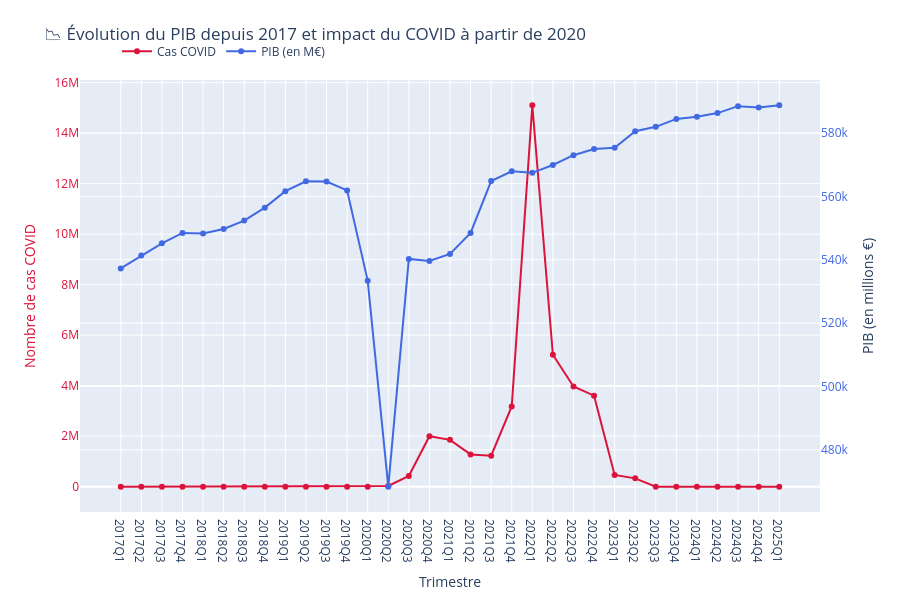

Notebook code for this chart:
### Code cell
import pandas as pd
import plotly.graph_objects as go

df_pib = pd.read_csv("/Users/ryangirard/PROJET-FIL-ROUGE/PROJET_FIL_ROUGE/data/PIB/CLVMNACSCAB1GQFR.csv")
df_pib = df_pib.rename(columns={"CLVMNACSCAB1GQFR": "PIB"})
df_pib["observation_date"] = pd.to_datetime(df_pib["observation_date"])
df_pib = df_pib[df_pib["observation_date"] >= "2017-01-01"]
df_pib["trimestre"] = df_pib["observation_date"].dt.to_period("Q").astype(str)
df_pib = df_pib[["trimestre", "PIB"]]

df_covid = pd.read_csv("/Users/ryangirard/PROJET-FIL-ROUGE/PROJET_FIL_ROUGE/data/COVID/sp-dep-jour-2023-06-30-16h26.csv", sep=";", dtype=str)
df_covid = df_covid[df_covid["cl_age90"] == "0"]
df_covid["jour"] = pd.to_datetime(df_covid["jour"])
df_covid["P"] = pd.to_numeric(df_covid["P"].str.replace(",", "."), errors="coerce")
df_covid["trimestre"] = df_covid["jour"].dt.to_period("Q").astype(str)
df_covid_trim = df_covid.groupby("trimestre")["P"].sum().reset_index().rename(columns={"P": "Cas_COVID"})

df_merge = pd.merge(df_pib, df_covid_trim, on="trimestre", how="left")
df_merge["Cas_COVID"] = df_merge["Cas_COVID"].fillna(0)

fig = go.Figure()
fig.add_trace(go.Scatter(
    x=df_merge["trimestre"],
    y=df_merge["Cas_COVID"],
    name="Cas COVID",
    mode="lines+markers",
    yaxis="y1",
    line=dict(color="crimson")
))
fig.add_trace(go.Scatter(
    x=df_merge["trimestre"],
    y=df_merge["PIB"],
    name="PIB (en M€)",
    mode="lines+markers",
    yaxis="y2",
    line=dict(color="royalblue")
))
fig.update_layout(
    title="📉 Évolution du PIB depuis 2017 et impact du COVID à partir de 2020",
    xaxis=dict(title="Trimestre"),
    yaxis=dict(title="Nombre de cas COVID", color="crimson", tickfont=dict(color="crimson")),
    yaxis2=dict(title="PIB (en millions €)", overlaying="y", side="right", tickfont=dict(color="royalblue")),
    legend=dict(x=0.05, y=1.1, orientation="h"),
    height=600,
    margin=dict(t=80)
)
fig.show()

### Figure 1 — Plotly figure (JSON) as saved in the notebook; plotly's stock layout.template omitted (floating-point values rounded to 4 significant figures)
{"data": [{"line": {"color": "crimson"}, "mode": "lines+markers", "name": "Cas COVID", "type": "scatter", "x": ["2017Q1", "2017Q2", "2017Q3", "2017Q4", "2018Q1", "2018Q2", "2018Q3", "2018Q4", "2019Q1", "2019Q2", "2019Q3", "2019Q4", "2020Q1", "2020Q2", "2020Q3", "2020Q4", "2021Q1", "2021Q2", "2021Q3", "2021Q4", "2022Q1", "2022Q2", "2022Q3", "2022Q4", "2023Q1", "2023Q2", "2023Q3", "2023Q4", "2024Q1", "2024Q2", "2024Q3", "2024Q4", "2025Q1"], "y": [0.0, 0.0, 0.0, 0.0, 0.0, 0.0, 0.0, 0.0, 0.0, 0.0, 0.0, 0.0, 0.0, 26780.0, 424700.0, 1999000.0, 1854000.0, 1276000.0, 1229000.0, 3178000.0, 15100000.0, 5224000.0, 3968000.0, 3602000.0, 462400.0, 328900.0, 0.0, 0.0, 0.0, 0.0, 0.0, 0.0, 0.0], "yaxis": "y"}, {"line": {"color": "royalblue"}, "mode": "lines+markers", "name": "PIB (en M€)", "type": "scatter", "x": ["2017Q1", "2017Q2", "2017Q3", "2017Q4", "2018Q1", "2018Q2", "2018Q3", "2018Q4", "2019Q1", "2019Q2", "2019Q3", "2019Q4", "2020Q1", "2020Q2", "2020Q3", "2020Q4", "2021Q1", "2021Q2", "2021Q3", "2021Q4", "2022Q1", "2022Q2", "2022Q3", "2022Q4", "2023Q1", "2023Q2", "2023Q3", "2023Q4", "2024Q1", "2024Q2", "2024Q3", "2024Q4", "2025Q1"], "y": [537300.0, 541400.0, 545200.0, 548500.0, 548300.0, 549700.0, 552400.0, 556500.0, 561700.0, 564800.0, 564700.0, 561900.0, 533400.0, 468400.0, 540300.0, 539600.0, 541900.0, 548500.0, 564900.0, 568000.0, 567500.0, 569900.0, 573000.0, 575000.0, 575400.0, 580600.0, 582000.0, 584500.0, 585100.0, 586300.0, 588500.0, 588100.0, 588800.0], "yaxis": "y2"}], "layout": {"height": 600, "legend": {"orientation": "h", "x": 0.05, "y": 1.1}, "margin": {"t": 80}, "title": {"text": "📉 Évolution du PIB depuis 2017 et impact du COVID à partir de 2020"}, "xaxis": {"title": {"text": "Trimestre"}}, "yaxis": {"color": "crimson", "tickfont": {"color": "crimson"}, "title": {"text": "Nombre de cas COVID"}}, "yaxis2": {"overlaying": "y", "side": "right", "tickfont": {"color": "royalblue"}, "title": {"text": "PIB (en millions €)"}}}}
